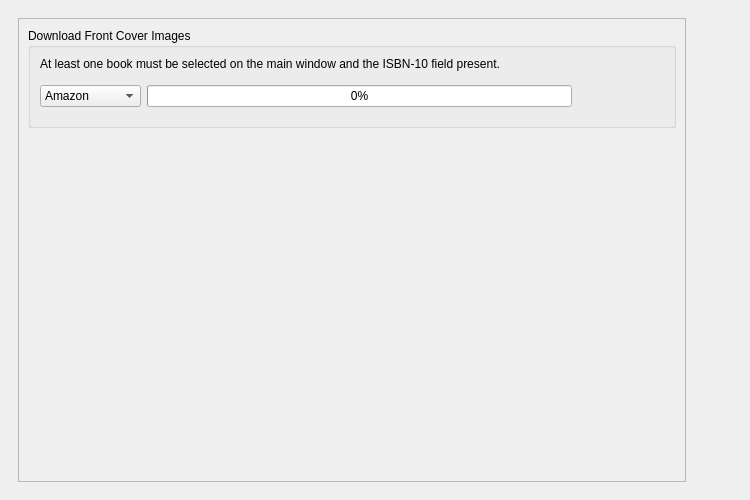
<?xml version="1.0" encoding="UTF-8"?>
<ui version="4.0">
 <class>magic</class>
 <widget class="QMainWindow" name="magic">
  <property name="geometry">
   <rect>
    <x>0</x>
    <y>0</y>
    <width>750</width>
    <height>500</height>
   </rect>
  </property>
  <property name="windowTitle">
   <string>BiblioteQ: Magic</string>
  </property>
  <property name="windowIcon">
   <iconset resource="../Icons/icons.qrc">
    <normaloff>:/book.png</normaloff>:/book.png</iconset>
  </property>
  <widget class="QWidget" name="centralwidget">
   <layout class="QHBoxLayout" name="horizontalLayout">
    <item>
     <widget class="QFrame" name="frame">
      <layout class="QVBoxLayout" name="verticalLayout">
       <item>
        <widget class="QScrollArea" name="scrollArea">
         <property name="widgetResizable">
          <bool>true</bool>
         </property>
         <widget class="QWidget" name="scrollAreaWidgetContents">
          <property name="geometry">
           <rect>
            <x>0</x>
            <y>0</y>
            <width>670</width>
            <height>472</height>
           </rect>
          </property>
          <layout class="QVBoxLayout" name="verticalLayout_2">
           <item>
            <widget class="QGroupBox" name="groupBox">
             <property name="title">
              <string>Download Front Cover Images</string>
             </property>
             <layout class="QVBoxLayout" name="verticalLayout_3">
              <item>
               <widget class="QLabel" name="label">
                <property name="text">
                 <string>At least one book must be selected on the main window and the ISBN-10 field present.</string>
                </property>
                <property name="wordWrap">
                 <bool>true</bool>
                </property>
               </widget>
              </item>
              <item>
               <layout class="QHBoxLayout" name="horizontalLayout_2">
                <item>
                 <widget class="QComboBox" name="image_site">
                  <property name="sizeAdjustPolicy">
                   <enum>QComboBox::AdjustToContents</enum>
                  </property>
                  <item>
                   <property name="text">
                    <string>Amazon</string>
                   </property>
                  </item>
                  <item>
                   <property name="text">
                    <string>Open Library</string>
                   </property>
                  </item>
                 </widget>
                </item>
                <item>
                 <widget class="QProgressBar" name="download_images_progress">
                  <property name="value">
                   <number>0</number>
                  </property>
                 </widget>
                </item>
                <item>
                 <widget class="QToolButton" name="download_images">
                  <property name="toolTip">
                   <string>Download!</string>
                  </property>
                  <property name="text">
                   <string/>
                  </property>
                  <property name="icon">
                   <iconset resource="../Icons/icons.qrc">
                    <normaloff>:/32x32/ok.png</normaloff>:/32x32/ok.png</iconset>
                  </property>
                  <property name="iconSize">
                   <size>
                    <width>32</width>
                    <height>32</height>
                   </size>
                  </property>
                  <property name="autoRaise">
                   <bool>true</bool>
                  </property>
                 </widget>
                </item>
                <item>
                 <widget class="QToolButton" name="cancel_download_images">
                  <property name="toolTip">
                   <string>Abort!</string>
                  </property>
                  <property name="icon">
                   <iconset resource="../Icons/icons.qrc">
                    <normaloff>:/32x32/cancel.png</normaloff>:/32x32/cancel.png</iconset>
                  </property>
                  <property name="iconSize">
                   <size>
                    <width>32</width>
                    <height>32</height>
                   </size>
                  </property>
                  <property name="shortcut">
                   <string>Ctrl+W</string>
                  </property>
                  <property name="autoRaise">
                   <bool>true</bool>
                  </property>
                 </widget>
                </item>
               </layout>
              </item>
             </layout>
            </widget>
           </item>
           <item>
            <spacer name="verticalSpacer">
             <property name="orientation">
              <enum>Qt::Vertical</enum>
             </property>
             <property name="sizeHint" stdset="0">
              <size>
               <width>20</width>
               <height>40</height>
              </size>
             </property>
            </spacer>
           </item>
          </layout>
         </widget>
        </widget>
       </item>
      </layout>
     </widget>
    </item>
    <item>
     <layout class="QVBoxLayout" name="_2">
      <item>
       <widget class="QToolButton" name="reset">
        <property name="toolTip">
         <string>Reset Current Page</string>
        </property>
        <property name="icon">
         <iconset resource="../Icons/icons.qrc">
          <normaloff>:/32x32/reload.png</normaloff>:/32x32/reload.png</iconset>
        </property>
        <property name="iconSize">
         <size>
          <width>32</width>
          <height>32</height>
         </size>
        </property>
        <property name="shortcut">
         <string>Ctrl+R</string>
        </property>
        <property name="autoRaise">
         <bool>true</bool>
        </property>
       </widget>
      </item>
      <item>
       <spacer name="spacer">
        <property name="orientation">
         <enum>Qt::Vertical</enum>
        </property>
        <property name="sizeHint" stdset="0">
         <size>
          <width>20</width>
          <height>40</height>
         </size>
        </property>
       </spacer>
      </item>
      <item>
       <widget class="QToolButton" name="close">
        <property name="toolTip">
         <string>Close Browser</string>
        </property>
        <property name="icon">
         <iconset resource="../Icons/icons.qrc">
          <normaloff>:/32x32/cancel.png</normaloff>:/32x32/cancel.png</iconset>
        </property>
        <property name="iconSize">
         <size>
          <width>32</width>
          <height>32</height>
         </size>
        </property>
        <property name="shortcut">
         <string>Ctrl+W</string>
        </property>
        <property name="autoRaise">
         <bool>true</bool>
        </property>
       </widget>
      </item>
     </layout>
    </item>
   </layout>
  </widget>
 </widget>
 <tabstops>
  <tabstop>scrollArea</tabstop>
  <tabstop>image_site</tabstop>
  <tabstop>download_images</tabstop>
  <tabstop>cancel_download_images</tabstop>
  <tabstop>reset</tabstop>
  <tabstop>close</tabstop>
 </tabstops>
 <resources>
  <include location="../Icons/icons.qrc"/>
  <include location="../Icons/icons.qrc"/>
 </resources>
 <connections/>
</ui>
